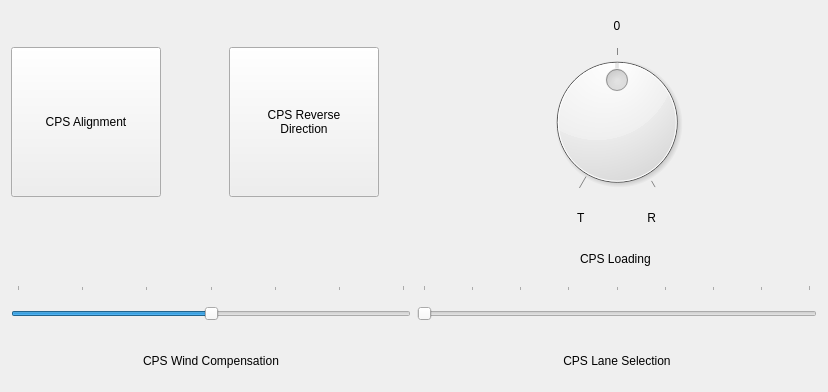
      <widget class="QWidget" name="chassisPage">
       <layout class="QGridLayout" name="gridLayout_4">
        <item row="0" column="0">
         <widget class="QPushButton" name="cpsAlignmentButton">
          <property name="minimumSize">
           <size>
            <width>150</width>
            <height>150</height>
           </size>
          </property>
          <property name="maximumSize">
           <size>
            <width>150</width>
            <height>150</height>
           </size>
          </property>
          <property name="text">
           <string>CPS Alignment</string>
          </property>
          <property name="checkable">
           <bool>true</bool>
          </property>
         </widget>
        </item>
        <item row="0" column="1">
         <widget class="QPushButton" name="cpsReverseDirectionButton">
          <property name="minimumSize">
           <size>
            <width>150</width>
            <height>150</height>
           </size>
          </property>
          <property name="maximumSize">
           <size>
            <width>150</width>
            <height>150</height>
           </size>
          </property>
          <property name="styleSheet">
           <string notr="true"/>
          </property>
          <property name="text">
           <string>CPS Reverse
Direction</string>
          </property>
          <property name="checkable">
           <bool>true</bool>
          </property>
         </widget>
        </item>
        <item row="0" column="2">
         <layout class="QVBoxLayout" name="verticalLayout_2">
          <property name="sizeConstraint">
           <enum>QLayout::SetFixedSize</enum>
          </property>
          <item alignment="Qt::AlignHCenter">
           <widget class="QLabel" name="label">
            <property name="minimumSize">
             <size>
              <width>30</width>
              <height>30</height>
             </size>
            </property>
            <property name="maximumSize">
             <size>
              <width>30</width>
              <height>30</height>
             </size>
            </property>
            <property name="text">
             <string>0</string>
            </property>
            <property name="alignment">
             <set>Qt::AlignCenter</set>
            </property>
           </widget>
          </item>
          <item alignment="Qt::AlignHCenter">
           <widget class="QDial" name="cpsModeDial">
            <property name="minimumSize">
             <size>
              <width>150</width>
              <height>150</height>
             </size>
            </property>
            <property name="maximumSize">
             <size>
              <width>150</width>
              <height>150</height>
             </size>
            </property>
            <property name="minimum">
             <number>-1</number>
            </property>
            <property name="maximum">
             <number>1</number>
            </property>
            <property name="value">
             <number>0</number>
            </property>
            <property name="sliderPosition">
             <number>0</number>
            </property>
            <property name="invertedAppearance">
             <bool>false</bool>
            </property>
            <property name="invertedControls">
             <bool>false</bool>
            </property>
            <property name="notchTarget">
             <double>0.000000000000000</double>
            </property>
            <property name="notchesVisible">
             <bool>true</bool>
            </property>
           </widget>
          </item>
          <item alignment="Qt::AlignHCenter">
           <widget class="QLabel" name="label_3">
            <property name="minimumSize">
             <size>
              <width>30</width>
              <height>30</height>
             </size>
            </property>
            <property name="maximumSize">
             <size>
              <width>16777215</width>
              <height>30</height>
             </size>
            </property>
            <property name="text">
             <string>T                   R</string>
            </property>
            <property name="alignment">
             <set>Qt::AlignLeading|Qt::AlignLeft|Qt::AlignVCenter</set>
            </property>
            <property name="margin">
             <number>10</number>
            </property>
           </widget>
          </item>
         </layout>
        </item>
        <item row="1" column="2">
         <widget class="QLabel" name="label_5">
          <property name="minimumSize">
           <size>
            <width>0</width>
            <height>40</height>
           </size>
          </property>
          <property name="maximumSize">
           <size>
            <width>16777215</width>
            <height>40</height>
           </size>
          </property>
          <property name="text">
           <string>CPS Loading </string>
          </property>
          <property name="alignment">
           <set>Qt::AlignCenter</set>
          </property>
         </widget>
        </item>
        <item row="2" column="0" colspan="2">
         <widget class="QSlider" name="windCompensationSlider">
          <property name="minimumSize">
           <size>
            <width>400</width>
            <height>50</height>
           </size>
          </property>
          <property name="maximumSize">
           <size>
            <width>400</width>
            <height>50</height>
           </size>
          </property>
          <property name="minimum">
           <number>-3</number>
          </property>
          <property name="maximum">
           <number>3</number>
          </property>
          <property name="pageStep">
           <number>0</number>
          </property>
          <property name="orientation">
           <enum>Qt::Horizontal</enum>
          </property>
          <property name="invertedAppearance">
           <bool>false</bool>
          </property>
          <property name="tickPosition">
           <enum>QSlider::TicksAbove</enum>
          </property>
          <property name="tickInterval">
           <number>1</number>
          </property>
         </widget>
        </item>
        <item row="2" column="2">
         <widget class="QSlider" name="laneSelectionSlider">
          <property name="minimumSize">
           <size>
            <width>400</width>
            <height>50</height>
           </size>
          </property>
          <property name="maximumSize">
           <size>
            <width>400</width>
            <height>50</height>
           </size>
          </property>
          <property name="minimum">
           <number>1</number>
          </property>
          <property name="maximum">
           <number>9</number>
          </property>
          <property name="pageStep">
           <number>0</number>
          </property>
          <property name="orientation">
           <enum>Qt::Horizontal</enum>
          </property>
          <property name="invertedAppearance">
           <bool>false</bool>
          </property>
          <property name="tickPosition">
           <enum>QSlider::TicksAbove</enum>
          </property>
          <property name="tickInterval">
           <number>1</number>
          </property>
         </widget>
        </item>
        <item row="3" column="0" colspan="2">
         <widget class="QLabel" name="label_2">
          <property name="minimumSize">
           <size>
            <width>0</width>
            <height>40</height>
           </size>
          </property>
          <property name="maximumSize">
           <size>
            <width>400</width>
            <height>40</height>
           </size>
          </property>
          <property name="text">
           <string>CPS Wind Compensation</string>
          </property>
          <property name="alignment">
           <set>Qt::AlignCenter</set>
          </property>
         </widget>
        </item>
        <item row="3" column="2">
         <widget class="QLabel" name="label_4">
          <property name="minimumSize">
           <size>
            <width>0</width>
            <height>40</height>
           </size>
          </property>
          <property name="maximumSize">
           <size>
            <width>16777215</width>
            <height>40</height>
           </size>
          </property>
          <property name="text">
           <string>CPS Lane Selection</string>
          </property>
          <property name="alignment">
           <set>Qt::AlignCenter</set>
          </property>
         </widget>
        </item>
       </layout>
      </widget>
